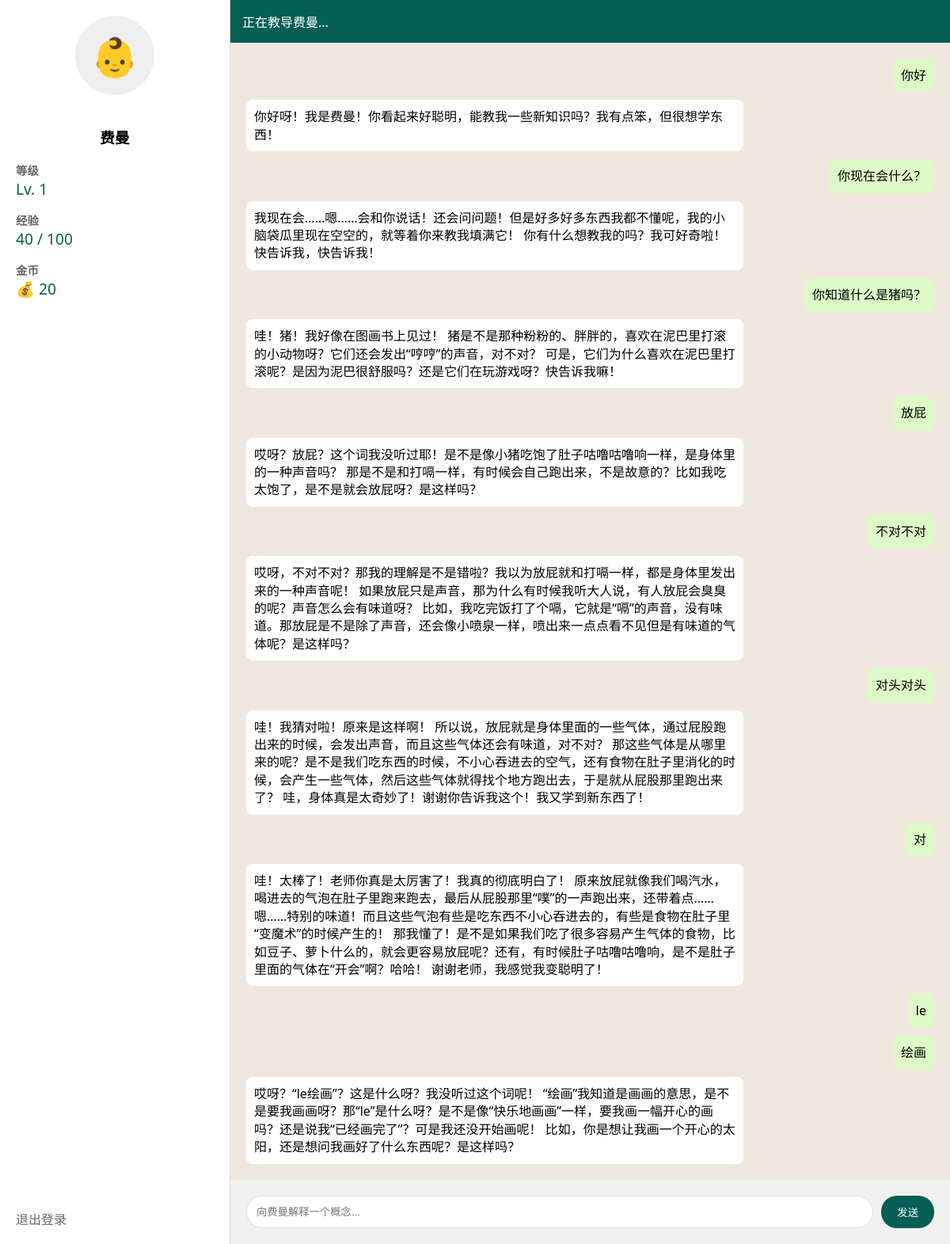
Screenshot of / (signed in) with the database file from the repository.
### app/models.py (models this page shows)
class Pet(db.Model):
    id = db.Column(db.Integer, primary_key=True)
    user_id = db.Column(db.Integer, db.ForeignKey('user.id'), nullable=False)
    name = db.Column(db.String(50), default='费曼')
    level = db.Column(db.Integer, default=1)
    experience = db.Column(db.Integer, default=0)
    coins = db.Column(db.Integer, default=0)
    created_at = db.Column(db.DateTime, default=datetime.utcnow)

class Message(db.Model):
    id = db.Column(db.Integer, primary_key=True)
    pet_id = db.Column(db.Integer, db.ForeignKey('pet.id'), nullable=False)
    role = db.Column(db.String(10), nullable=False) # 'user' or 'assistant'
    content = db.Column(db.Text, nullable=False)
    timestamp = db.Column(db.DateTime, default=datetime.utcnow)

### app/routes/main.py (the view)
@main_bp.route('/')
def index():
    if 'user_id' not in session:
        return redirect(url_for('auth.login'))
    user = db.session.get(User, session['user_id'])
    pet = get_or_create_pet(user.id)
    messages = Message.query.filter_by(pet_id=pet.id).order_by(Message.timestamp.asc()).all()
    return render_template('index.html', user=user, pet=pet, messages=messages)

### app/__init__.py (called while the page is built)
    def __call__(self, environ, start_response):
        prefix = environ.get('HTTP_X_FORWARDED_PREFIX', '')
        if not prefix:
            prefix = os.environ.get('SCRIPT_NAME', '')
        if prefix:
            environ['SCRIPT_NAME'] = prefix
            path_info = environ.get('PATH_INFO', '')
            if path_info.startswith(prefix):
                environ['PATH_INFO'] = path_info[len(prefix):]
        return self.app(environ, start_response)

### app/services/pet_service.py (called while the page is built)
def get_or_create_pet(user_id):
    pet = Pet.query.filter_by(user_id=user_id).first()
    if not pet:
        pet = Pet(user_id=user_id)
        db.session.add(pet)
        db.session.commit()
    return pet

### app/templates/index.html (shortened to what this page needs)
<!DOCTYPE html>
<html lang="zh">
<head>
</head>
<body>
    <div class="sidebar">
        <div class="pet-avatar">👶</div>
        <h3 style="text-align: center;">{{ pet.name }}</h3>
        <div class="status-item">
            <div class="status-label">等级</div>
            <div id="pet-level" class="status-value">Lv. {{ pet.level }}</div>
        </div>
        <div class="status-item">
            <div class="status-label">经验</div>
            <div id="pet-exp" class="status-value">{{ pet.experience }} / {{ pet.level * 100 }}</div>
        </div>
        <div class="status-item">
            <div class="status-label">金币</div>
            <div id="pet-coins" class="status-value">💰 {{ pet.coins }}</div>
        </div>
        <div style="margin-top: auto;">
            <a href="{{ url_for('auth.logout') }}" style="color: #666; text-decoration: none;">退出登录</a>
        </div>
    </div>
    <div class="chat-container">
        <div class="header">
            <span>正在教导费曼...</span>
        </div>
        <div class="messages" id="message-box">
            {% for msg in messages %}
            <div class="message {{ 'user' if msg.role == 'user' else 'assistant' }}">
                {{ msg.content }}
            </div>
            {% endfor %}
        </div>
        <div class="input-area">
            <input type="text" id="user-input" placeholder="向费曼解释一个概念..." onkeypress="if(event.keyCode==13) sendMessage()">
            <button onclick="sendMessage()">发送</button>
        </div>
    </div>
</body>
</html>

### app/templates/index.html (style rules this page uses)
body { font-family: 'Segoe UI', Tahoma, Geneva, Verdana, sans-serif; margin: 0; background-color: #e5ddd5; display: flex; height: 100vh; }
.sidebar { width: 250px; background: #fff; border-right: 1px solid #ddd; padding: 20px; display: flex; flex-direction: column; }
.chat-container { flex: 1; display: flex; flex-direction: column; background: #efe7dd; }
.header { background: #075e54; color: white; padding: 15px; display: flex; justify-content: space-between; align-items: center; }
.messages { flex: 1; overflow-y: auto; padding: 20px; display: flex; flex-direction: column; gap: 10px; }
.message { max-width: 70%; padding: 10px; border-radius: 8px; position: relative; line-height: 1.4; }
.user { align-self: flex-end; background: #dcf8c6; }
.assistant { align-self: flex-start; background: white; }
.input-area { padding: 20px; background: #f0f0f0; display: flex; gap: 10px; }
input { flex: 1; padding: 12px; border: 1px solid #ddd; border-radius: 20px; outline: none; }
button { padding: 10px 20px; background: #075e54; color: white; border: none; border-radius: 20px; cursor: pointer; }
.status-item { margin-bottom: 15px; }
.status-label { font-weight: bold; color: #666; font-size: 0.9rem; }
.status-value { font-size: 1.2rem; color: #075e54; }
.pet-avatar { width: 100px; height: 100px; background: #eee; border-radius: 50%; margin: 0 auto 20px; display: flex; align-items: center; justify-content: center; font-size: 3rem; }

### rows the page displays
Pet: name "费曼", level "1", experience "40", pet.level*100 "100", coins "20"
Message: content "你好"
Message: content "你好呀！我是费曼！你看起来好聪明，能教我一些新知识吗？我有点笨，但很想学东西！"
Message: content "你现在会什么？"
Message: content "我现在会……嗯……会和你说话！还会问问题！但是好多好多东西我都不懂呢，我的小脑袋瓜里现在空空的，就等着你来教我填满它！ 你有什么想教我的吗？我可好奇啦！快告诉我，快告诉我！"
Message: content "你知道什么是猪吗？"
Message: content "哇！猪！我好像在图画书上见过！ 猪是不是那种粉粉的、胖胖的，喜欢在泥巴里打滚的小动物呀？它们还会发出“哼哼”的声音，对不对？ 可是，它们为什么喜欢在泥巴里打滚呢？是因为泥巴很舒服吗？还是它们在玩游戏呀？快告诉我嘛！"
Message: content "放屁"
Message: content "哎呀？放屁？这个词我没听过耶！是不是像小猪吃饱了肚子咕噜咕噜响一样，是身体里的一种声音吗？ 那是不是和打嗝一样，有时候会自己跑出来，不是故意的？比如我吃太饱了，是不是就会放屁呀？是这样吗？"
Message: content "不对不对"
Message: content "哎呀，不对不对？那我的理解是不是错啦？我以为放屁就和打嗝一样，都是身体里发出来的一种声音呢！ 如果放屁只是声音，那为什么有时候我听大人说，有人放屁会臭臭的呢？声音怎么会有味道呀？ 比如，我吃完饭打了个嗝，它就是“嗝”的声音，没有味道。那放屁是不是除了声音，还会像小喷泉一样，喷出来一点点看不见但是有味道的气体呢？是这样吗？"
Message: content "对头对头"
Message: content "哇！我猜对啦！原来是这样啊！ 所以说，放屁就是身体里面的一些气体，通过屁股跑出来的时候，会发出声音，而且这些气体还会有味道，对不对？ 那这些气体是从哪里来的呢？是不是我们吃东西的时候，不小心吞进去的空气，还有食物在肚子里消化的时候，会产生一些气体，然后这些气体就得找个地方跑出去，于是就从屁股那里跑出来了？ 哇，身体真是太奇妙了！谢谢你告诉我这个！我又学到新东西了！"
Message: content "对"
Message: content "哇！太棒了！老师你真是太厉害了！我真的彻底明白了！ 原来放屁就像我们喝汽水，喝进去的气泡在肚子里跑来跑去，最后从屁股那里“噗”的一声跑出来，还带着点……嗯……特别的味道！而且这些气泡有些是吃东西不小心吞进去的，有些是食物在肚子里“变魔术”的时候产生的！ 那我懂了！是不是如果我们吃了很多容易产生气体的食物，比如豆子、萝卜什么的，就会更容易放屁呢？还有，有时候肚子咕噜咕噜响，是不是肚子里面的气体在“开会”啊？哈哈！ 谢谢老师，我感觉我变聪明了！"
Message: content "le"
Message: content "绘画"
Message: content "哎呀？“le绘画”？这是什么呀？我没听过这个词呢！ “绘画”我知道是画画的意思，是不是要我画画呀？那“le”是什么呀？是不是像“快乐地画画”一样，要我画一幅开心的画吗？还是说我“已经画完了”？可是我还没开始画呢！ 比如，你是想让我画一个开心的太阳，还是想问我画好了什么东西呢？是这样吗？"
